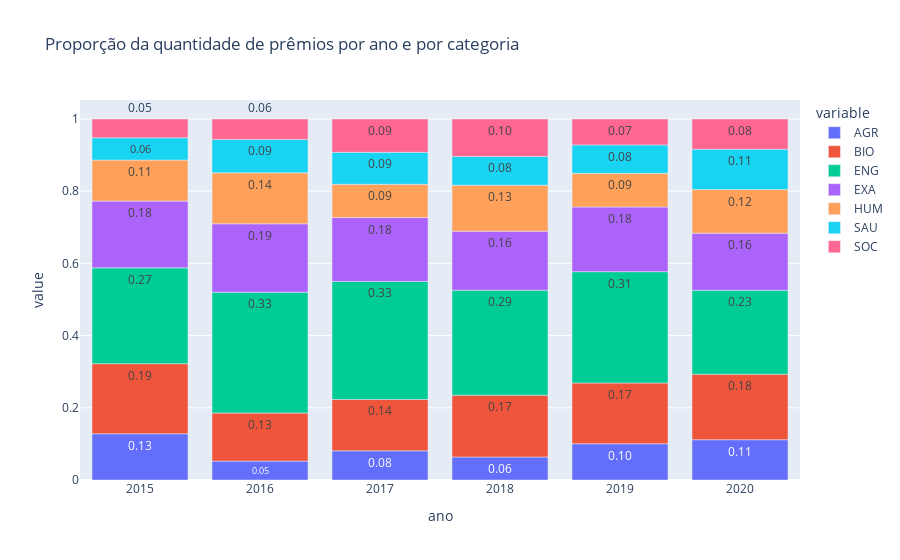

Source (notebook cell):
### Markdown cell above
Análise relativa

### Code cell
fig = px.bar(df_proj_prem_cat_ano_norm3, 
             x="ano",
             y=['AGR', 'BIO', 'ENG', 'EXA', 'HUM', 'SAU', 'SOC'],
             title="Proporção da quantidade de prêmios por ano e por categoria",
             text = "value"
            )

fig.update_traces(texttemplate='%{text:.2f}')

fig.show()

### Figure 1 — Plotly figure (JSON) as saved in the notebook; plotly's stock layout.template omitted (floating-point values rounded to 4 significant figures)
{"data": [{"alignmentgroup": "True", "hovertemplate": "variable=AGR<br>ano=%{x}<br>value=%{text}<extra></extra>", "legendgroup": "AGR", "marker": {"color": "#636efa", "pattern": {"shape": ""}}, "name": "AGR", "offsetgroup": "AGR", "orientation": "v", "showlegend": true, "text": [0.128, 0.05242, 0.08077, 0.06375, 0.1004, 0.1116], "textposition": "auto", "texttemplate": "%{text:.2f}", "type": "bar", "x": [2015, 2016, 2017, 2018, 2019, 2020], "xaxis": "x", "y": [0.128, 0.05242, 0.08077, 0.06375, 0.1004, 0.1116], "yaxis": "y"}, {"alignmentgroup": "True", "hovertemplate": "variable=BIO<br>ano=%{x}<br>value=%{text}<extra></extra>", "legendgroup": "BIO", "marker": {"color": "#EF553B", "pattern": {"shape": ""}}, "name": "BIO", "offsetgroup": "BIO", "orientation": "v", "showlegend": true, "text": [0.1943, 0.1331, 0.1423, 0.1713, 0.1685, 0.1814], "textposition": "auto", "texttemplate": "%{text:.2f}", "type": "bar", "x": [2015, 2016, 2017, 2018, 2019, 2020], "xaxis": "x", "y": [0.1943, 0.1331, 0.1423, 0.1713, 0.1685, 0.1814], "yaxis": "y"}, {"alignmentgroup": "True", "hovertemplate": "variable=ENG<br>ano=%{x}<br>value=%{text}<extra></extra>", "legendgroup": "ENG", "marker": {"color": "#00cc96", "pattern": {"shape": ""}}, "name": "ENG", "offsetgroup": "ENG", "orientation": "v", "showlegend": true, "text": [0.2654, 0.3347, 0.3269, 0.2908, 0.3082, 0.2326], "textposition": "auto", "texttemplate": "%{text:.2f}", "type": "bar", "x": [2015, 2016, 2017, 2018, 2019, 2020], "xaxis": "x", "y": [0.2654, 0.3347, 0.3269, 0.2908, 0.3082, 0.2326], "yaxis": "y"}, {"alignmentgroup": "True", "hovertemplate": "variable=EXA<br>ano=%{x}<br>value=%{text}<extra></extra>", "legendgroup": "EXA", "marker": {"color": "#ab63fa", "pattern": {"shape": ""}}, "name": "EXA", "offsetgroup": "EXA", "orientation": "v", "showlegend": true, "text": [0.1848, 0.1895, 0.1769, 0.1633, 0.1792, 0.1581], "textposition": "auto", "texttemplate": "%{text:.2f}", "type": "bar", "x": [2015, 2016, 2017, 2018, 2019, 2020], "xaxis": "x", "y": [0.1848, 0.1895, 0.1769, 0.1633, 0.1792, 0.1581], "yaxis": "y"}, {"alignmentgroup": "True", "hovertemplate": "variable=HUM<br>ano=%{x}<br>value=%{text}<extra></extra>", "legendgroup": "HUM", "marker": {"color": "#FFA15A", "pattern": {"shape": ""}}, "name": "HUM", "offsetgroup": "HUM", "orientation": "v", "showlegend": true, "text": [0.1137, 0.1411, 0.09231, 0.1275, 0.09319, 0.1209], "textposition": "auto", "texttemplate": "%{text:.2f}", "type": "bar", "x": [2015, 2016, 2017, 2018, 2019, 2020], "xaxis": "x", "y": [0.1137, 0.1411, 0.09231, 0.1275, 0.09319, 0.1209], "yaxis": "y"}, {"alignmentgroup": "True", "hovertemplate": "variable=SAU<br>ano=%{x}<br>value=%{text}<extra></extra>", "legendgroup": "SAU", "marker": {"color": "#19d3f3", "pattern": {"shape": ""}}, "name": "SAU", "offsetgroup": "SAU", "orientation": "v", "showlegend": true, "text": [0.06161, 0.09274, 0.08846, 0.07968, 0.07885, 0.1116], "textposition": "auto", "texttemplate": "%{text:.2f}", "type": "bar", "x": [2015, 2016, 2017, 2018, 2019, 2020], "xaxis": "x", "y": [0.06161, 0.09274, 0.08846, 0.07968, 0.07885, 0.1116], "yaxis": "y"}, {"alignmentgroup": "True", "hovertemplate": "variable=SOC<br>ano=%{x}<br>value=%{text}<extra></extra>", "legendgroup": "SOC", "marker": {"color": "#FF6692", "pattern": {"shape": ""}}, "name": "SOC", "offsetgroup": "SOC", "orientation": "v", "showlegend": true, "text": [0.05213, 0.05645, 0.09231, 0.1036, 0.07168, 0.08372], "textposition": "auto", "texttemplate": "%{text:.2f}", "type": "bar", "x": [2015, 2016, 2017, 2018, 2019, 2020], "xaxis": "x", "y": [0.05213, 0.05645, 0.09231, 0.1036, 0.07168, 0.08372], "yaxis": "y"}], "layout": {"barmode": "relative", "legend": {"title": {"text": "variable"}, "tracegroupgap": 0}, "title": {"text": "Proporção da quantidade de prêmios por ano e por categoria"}, "xaxis": {"anchor": "y", "domain": [0, 1], "title": {"text": "ano"}}, "yaxis": {"anchor": "x", "domain": [0, 1], "title": {"text": "value"}}}}
